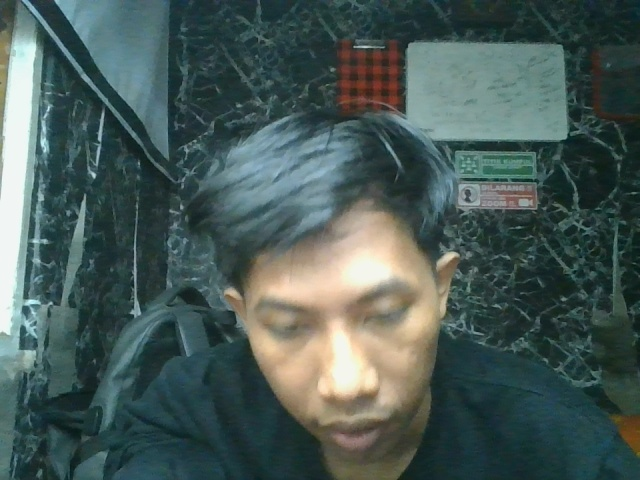
#> input picture Main UTS/examples/hasil_capture/kamera_asli_20260526_235105.jpg, 640 x 480 px, given in place of the camera
$ python 'Deteksi ngantuk.py'
#> lines starting #> are read from the running program, lines starting #| are printed output that depends on the picture; after the words box and inside, x2 and y2 are one past the last pixel; in counts of white or black regions, pixels touching at a corner belong together
import cv2

# Load XML Haar Cascade
face_detection = cv2.CascadeClassifier("../models/haarcascade_frontalface_alt.xml")
eye_detection = cv2.CascadeClassifier("../models/haarcascade_eye_tree_eyeglasses.xml")

# Cek model XML
if face_detection.empty():
    print("Model wajah gagal dimuat!")

if eye_detection.empty():
    print("Model mata gagal dimuat!")

# Buka kamera
cap = cv2.VideoCapture(0)

if not cap.isOpened():
    print("Kamera tidak dapat dibuka")
    exit()

# Variabel deteksi
counter_mengantuk = 0
BATAS_MENGANTUK = 20

while True:
    ret, frame = cap.read()
#> frame is the input picture: shape (480, 640, 3); mean B, G, R 87.4, 90.8, 72.8
    if not ret:
        print("Kamera tidak terbaca")
        break

    frame = cv2.resize(frame, (640, 480))
    gray = cv2.cvtColor(frame, cv2.COLOR_BGR2GRAY)
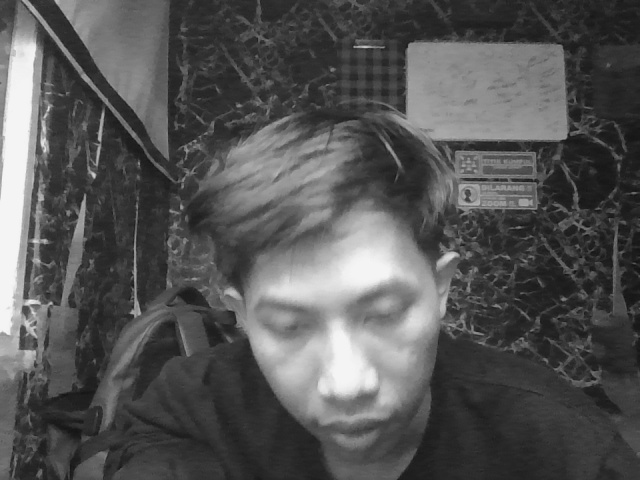
#> gray: shape (480, 640); min 14, max 247, mean 85

    faces = face_detection.detectMultiScale(
        gray,
        scaleFactor=1.1,
        minNeighbors=5,
        minSize=(80, 80)
    )
#> faces = [[232, 234, 220, 220]]

    status = "WAJAH TIDAK TERDETEKSI"
    warna_status = (0, 0, 255)

    for (x, y, w, h) in faces:
        # Gambar kotak wajah
        cv2.rectangle(frame, (x, y), (x + w, y + h), (255, 0, 0), 2)

        # Ambil area wajah bagian atas untuk mencari mata
        roi_gray = gray[y:y + int(h * 0.55), x:x + w]
        roi_color = frame[y:y + int(h * 0.55), x:x + w]

        eyes = eye_detection.detectMultiScale(
            roi_gray,
            scaleFactor=1.1,
            minNeighbors=5,
            minSize=(20, 20)
        )

        # Gambar kotak mata
        for (ex, ey, ew, eh) in eyes:
            cv2.rectangle(
                roi_color,
                (ex, ey),
                (ex + ew, ey + eh),
                (0, 255, 0),
                2
            )

        # Logika sederhana:
        # Jika mata terdeteksi = tidak mengantuk
        # Jika mata tidak terdeteksi beberapa frame = mengantuk
        if len(eyes) >= 1:
            counter_mengantuk = 0
            status = "TIDAK MENGANTUK"
            warna_status = (0, 255, 0)
        else:
            counter_mengantuk += 1

            if counter_mengantuk >= BATAS_MENGANTUK:
                status = "MENGANTUK"
                warna_status = (0, 0, 255)
            else:
                status = "MATA TERTUTUP SEMENTARA"
                warna_status = (0, 255, 255)

        break
#> this loop made 1 pass
#> (x, y, w, h, eyes, counter_mengantuk, status, warna_status) on pass 1: (232, 234, 220, 220, [[38, 74, 42, 42], [125, 58, 48, 48]], 0, 'TIDAK MENGANTUK', (0, 255, 0))
#> pass 1, `roi_gray = gray[y:y + int(h * 0.55), x:x + w]`:
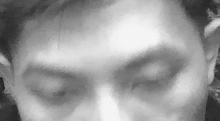
#> roi_gray: shape (121, 220); min 29, max 246, mean 154.1
#> pass 1, `roi_color = frame[y:y + int(h * 0.55), x:x + w]`:
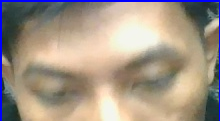
#> roi_color: shape (121, 220, 3); mean B, G, R 135.4, 149.7, 163.1
#> after the loop:
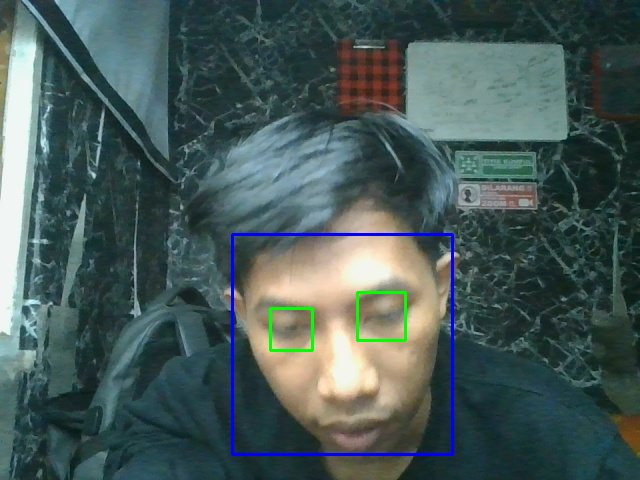
#> frame: shape (480, 640, 3); 1.21% of pixels changed, all inside (x1, y1, x2, y2) = (231, 233, 454, 456)
#> after the loop:
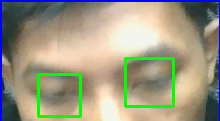
#> roi_color: shape (121, 220, 3); 4.03% of pixels changed, all inside (x1, y1, x2, y2) = (37, 57, 175, 118)

    # Tampilkan status
    cv2.putText(
        frame,
        status,
        (30, 50),
        cv2.FONT_HERSHEY_SIMPLEX,
        1,
        warna_status,
        2
    )

    cv2.putText(
        frame,
        "Counter: " + str(counter_mengantuk),
        (30, 90),
        cv2.FONT_HERSHEY_SIMPLEX,
        0.7,
        (255, 255, 255),
        2
    )

    cv2.putText(
        frame,
        "Press Q to Exit",
        (30, 450),
        cv2.FONT_HERSHEY_SIMPLEX,
        0.7,
        (255, 255, 255),
        2
    )
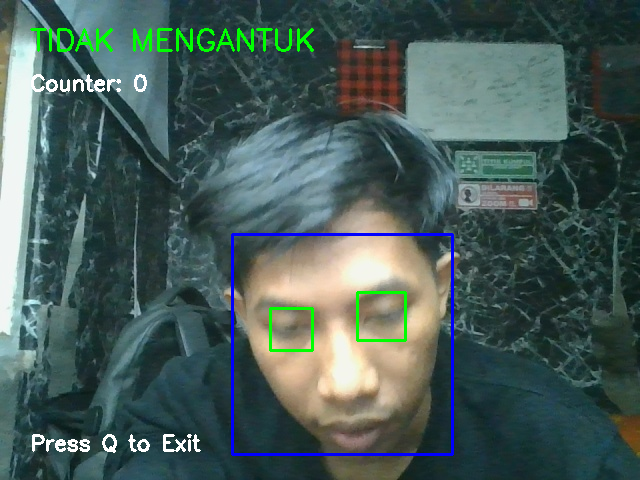
#> frame: shape (480, 640, 3); mean B, G, R 88.9, 92.8, 72.4

    cv2.imshow("Deteksi Mengantuk XML", frame)

    if cv2.waitKey(10) & 0xFF == ord("q"):
#> (key q is pressed here)
        break

cap.release()
cv2.destroyAllWindows()

$ run again, on Main UTS/examples/hasil_capture/kamera_asli_20260526_235107.jpg
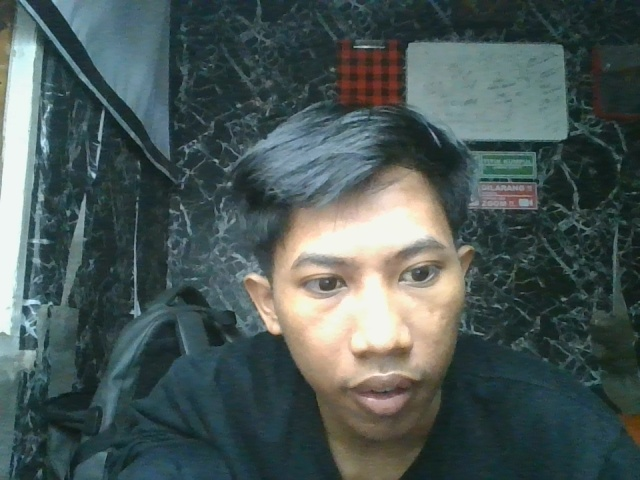
#> input picture Main UTS/examples/hasil_capture/kamera_asli_20260526_235107.jpg, 640 x 480 px, given in place of the camera
#> frame is the input picture: shape (480, 640, 3); mean B, G, R 87.3, 88.7, 74.5
#> faces = [[256, 186, 240, 240]]
#> the loop `for (x, y, w, h) in faces:` made 1 pass
#> (x, y, w, h, eyes, counter_mengantuk, status, warna_status) on pass 1: (256, 186, 240, 240, [[140, 65, 46, 46], [45, 74, 49, 49]], 0, 'TIDAK MENGANTUK', (0, 255, 0))
#> after the loop `for (x, y, w, h) in faces:`:
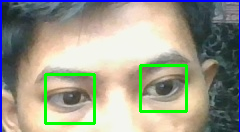
#> roi_color: shape (132, 240, 3); mean B, G, R 141, 156.5, 155.3
#> `cv2.putText( frame, "Press Q to Exit", (30, 450), cv2.FONT_HERSHEY_SIM..`:
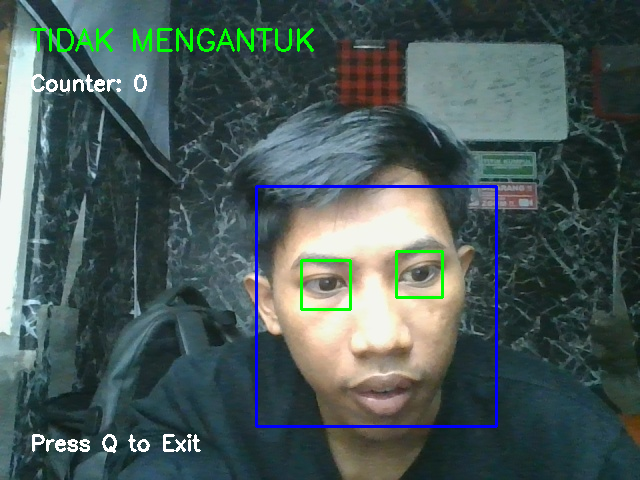
#> frame: shape (480, 640, 3); mean B, G, R 88.8, 90.5, 73.9
